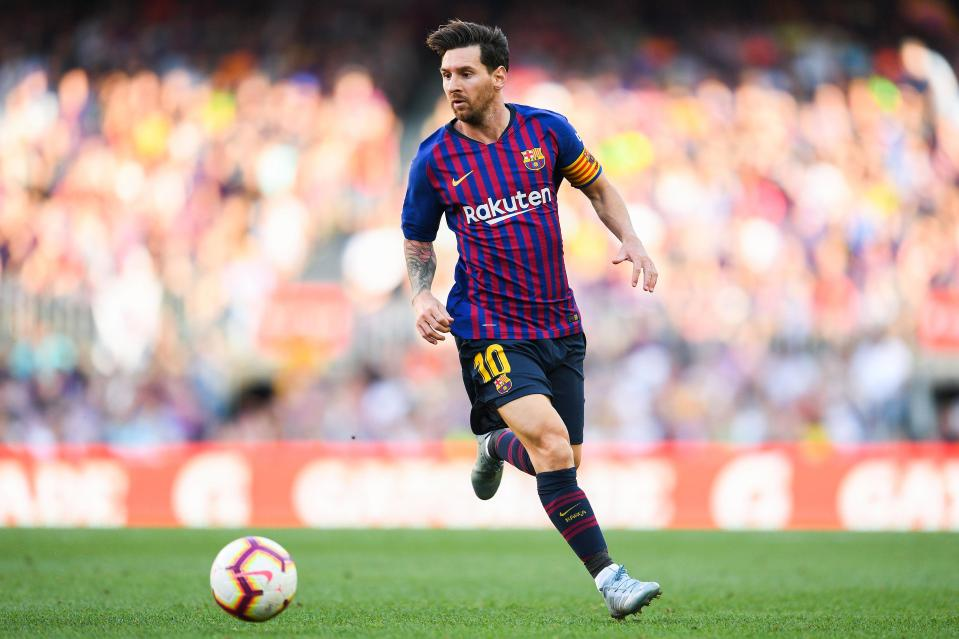
#> input picture messi.jpg, 959 x 639 px
$ jupyter execute cannyEdgeDetection.ipynb
#> lines starting #> are read from the running program, lines starting #| are printed output that depends on the picture
[cell 1]
import cv2
import numpy as np

[cell 2]
img  = cv2.imread('messi.jpg', 0)
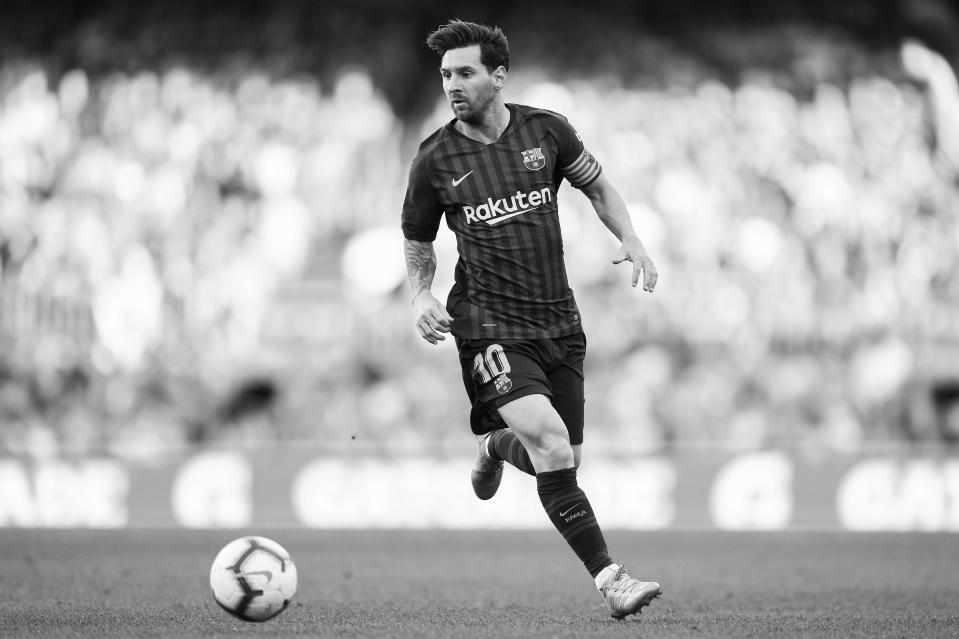
#> img: shape (639, 959); min 0, max 255, mean 164.9

[cell 3]
edges = cv2.Canny(img, 100, 110, True)
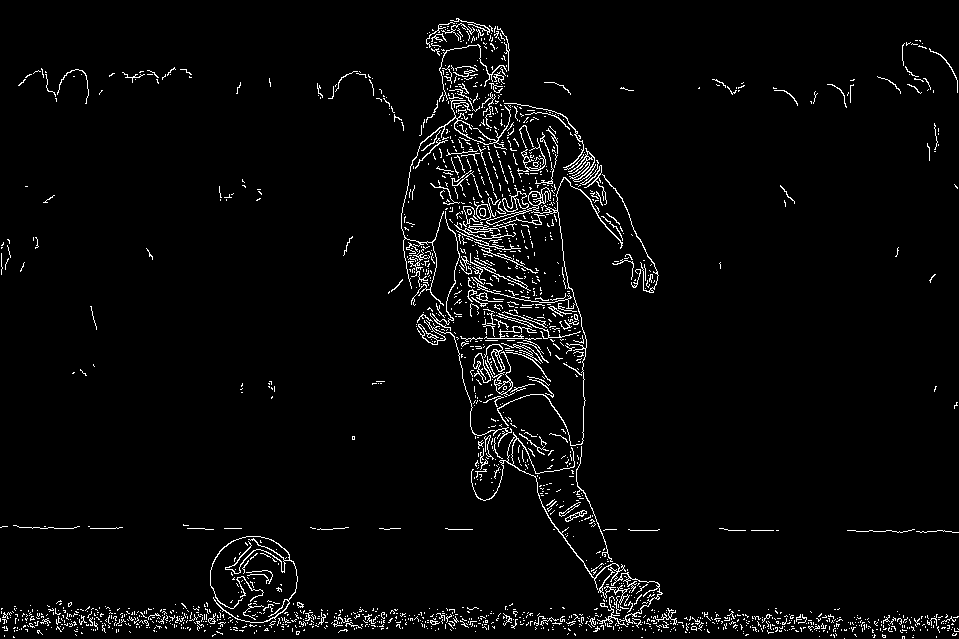
#> edges: shape (639, 959); 3.3% white in thin lines or dots
